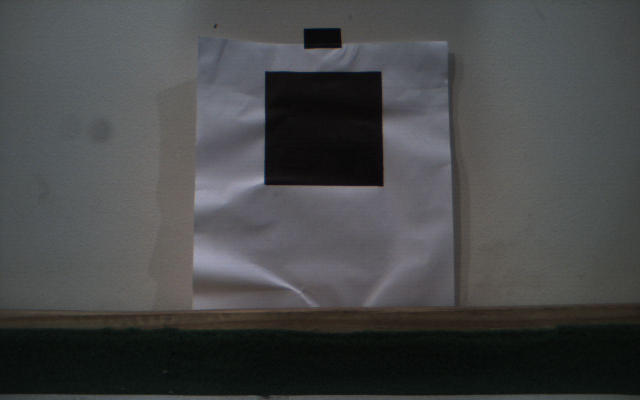
#> input picture assignment6/python/test-images/pic-5.jpg, 1280 x 800 px (shown at 1/2 size)
$ python -i visualservoing.py   (imports and definitions only)   (Python 2 division)
#> lines starting #> are read from the running program, lines starting #| are printed output that depends on the picture; after the words box and inside, x2 and y2 are one past the last pixel; in counts of white or black regions, pixels touching at a corner belong together
import time
import cv2
from Scribbler2 import *
import numpy as np
import math
from matplotlib import pyplot as plt


# returns a contour object and an image with the contour overlaid on it (for debuggint)
# if @debug is True, displays all intermediate images and waits for a key press before returning
def find_black_square(imgPath, debug = False):
    # read grayscale image
#> called with imgPath = 'test-images/pic-5.jpg', debug = False
    origImg = cv2.imread(imgPath)
#> origImg is the input picture: shape (800, 1280, 3); mean B, G, R 72.5, 71.7, 70.6

    gray = cv2.cvtColor(origImg, cv2.COLOR_BGR2GRAY)

    # apply gaussian filter to reduce noise before we do edge detection
    kernel = np.ones((5,5),np.float32)/25
    filtered = cv2.filter2D(gray,-1,kernel)

    # run Canny edge-detection
    edged = cv2.Canny(filtered, 100, 100)
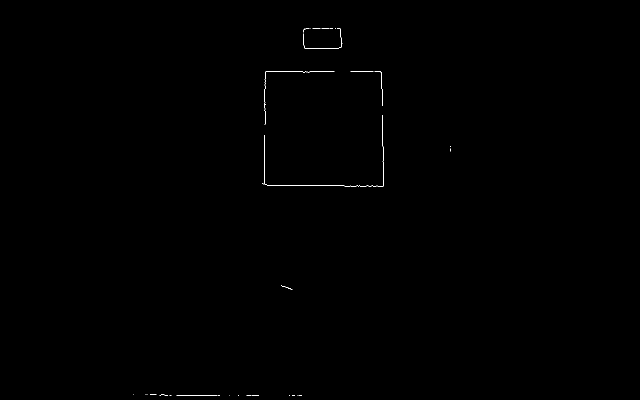
#> edged: shape (800, 1280) (shown at 1/2 size); 0.12% white in thin lines or dots, all inside (x1, y1, x2, y2) = (267, 56, 902, 792)

    # blur the edged image to help merge any lines that don't connect but are very close
    kernel2 = np.ones((2,2),np.float32)/4
    edgedBlurred = cv2.filter2D(edged, -1, kernel2)

    # get contours
    cnts, _ = cv2.findContours(edgedBlurred.copy(), cv2.RETR_TREE, cv2.CHAIN_APPROX_SIMPLE)
#> cnts = 25 contours, 15 with area under 20; largest, box (x1, y1, x2, y2) and area: (525, 230, 769, 375) 562, (528, 142, 670, 251) 276, (606, 56, 687, 99) 174, (353, 790, 441, 793) 96, (749, 143, 767, 213) 92
    # sort contours from largets to smallest
    cnts = sorted(cnts, key = cv2.contourArea, reverse = True)

    # find the largest rectangle in the contours list
    for c in cnts[1:]:
        peri = cv2.arcLength(c, True)
        approx = cv2.approxPolyDP(c, 0.02 * peri, True)

        if len(approx) == 4:
            corners = approx
            break
#> this loop made 1 pass
#> (peri, corners) on pass 1: (510.5, [[669, 142], [531, 143], [529, 250], [533, 144]])

    # draw the original image overlaid with the contour we think is the target black rect
    cntAnnotatedImg = origImg.copy()
    cv2.drawContours(cntAnnotatedImg, [corners], -1, (0,255,0), 3)
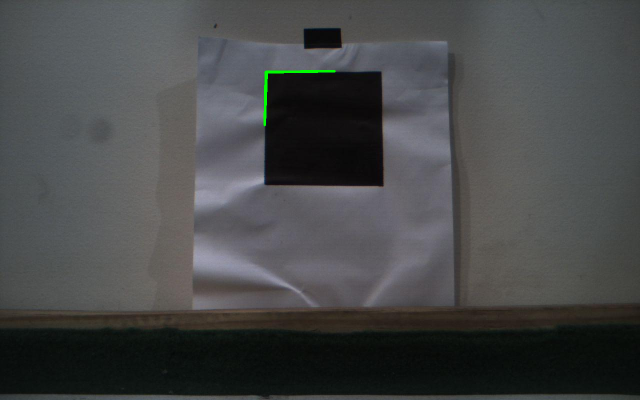
#> cntAnnotatedImg: shape (800, 1280, 3) (shown at 1/2 size); 0.14% of pixels changed, all inside (x1, y1, x2, y2) = (527, 140, 672, 253)

    # sort by ascending x-value
    corners = sorted(corners, key=lambda pt: pt[0][0])
#> corners = [[[529, 250]], [[531, 143]], [[533, 144]], [[669, 142]]]

    # extract left and right sides and sort by ascending y value
    leftPts = sorted(corners[0:2], key=lambda pt: pt[0][1])
#> leftPts = [[[531, 143]], [[529, 250]]]
    # print "leftPts:"
    # print leftPts
    rightPts = sorted(corners[2:4], key=lambda pt: pt[0][1])
#> rightPts = [[[669, 142]], [[533, 144]]]
    # print "rightPts:"
    # print rightPts

    # rearrange in order of increasing quadrant (pretending origin is at the center of the corners)
    corners = np.ndarray(shape=(4,2), dtype=int, order='C')
    corners[0] = rightPts[0]
    corners[1] = leftPts[0]
    corners[2] = leftPts[1]
    corners[3] = rightPts[1]

    # print "corners ordered:"
    # print corners

    square = np.zeros((4,2), np.float32)
    for a in range(len(corners)):
        square[a,1] = corners[a][1]
        square[a,0] = corners[a][0]

    square = square.reshape(-1,2)

    if debug:
        cv2.imshow('original', origImg)
        cv2.imshow('filtered', filtered)
        cv2.imshow('edged', edged)
        cv2.imshow('edgedBlurred', edgedBlurred)
        cv2.imshow('contours', cntAnnotatedImg)

        cv2.waitKey(0)


    # convert from np.array to tuple
    # square = np.array([[pt[0][0], pt[0][1]] for pt in square])

    return square, cntAnnotatedImg


# returns F, R, T given an image of a 4" x 4" black square
# F is a boolean representing found
# R is Z rotation in radians
# T is a 2x1 vector for translation in inches
# X is in the left direction on the square
# Y is in the down direction
# Z is in the direction into the square
# (0, 0, 0) origin (goal) is in the center of the black square
# [57 lines left out: function getRT, not called in this run]


def disttoline(vlinesize):
    linesizeatgoal = 250
    return 12*linesizeatgoal/vlinesize

# [8 lines left out: function thetaofbot, not called in this run]
# [46 lines of commented-out code are left out]
def sgn(num):
    return 1 if num >= 0 else -1


# rotate in place a given number of radians
# [100 lines left out: functions drive_rotate, drive_forward, line_up, takePicture, initScribbler, main, not called in this run]


# [2 lines not run here, left out]

>>> result = find_black_square('test-images/pic-5.jpg')

$ run again, on assignment6/python/test-images/pic-6.jpg
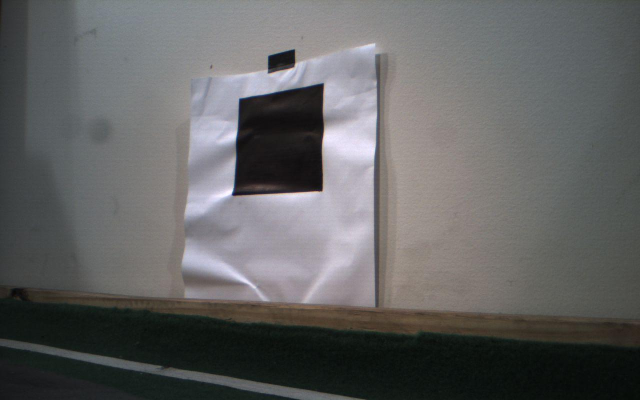
#> input picture assignment6/python/test-images/pic-6.jpg, 1280 x 800 px (shown at 1/2 size)
#> in find_black_square, origImg is the input picture: shape (800, 1280, 3); mean B, G, R 98.1, 98.2, 98.1
#> in find_black_square, `edged = cv2.Canny(filtered, 100, 100)`:
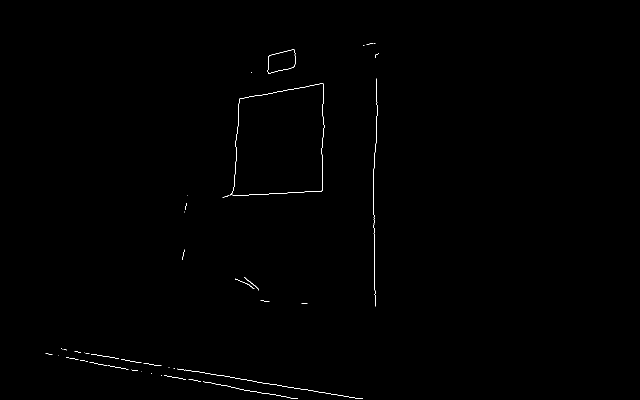
#> edged: shape (800, 1280) (shown at 1/2 size); 0.25% white in thin lines or dots, all inside (x1, y1, x2, y2) = (91, 86, 758, 798)
#> cnts = 40 contours, 21 with area under 20; largest, box (x1, y1, x2, y2) and area: (445, 166, 650, 397) 35666, (464, 168, 649, 392) 34785, (535, 98, 593, 149) 2028, (536, 100, 592, 148) 1808, (746, 157, 756, 614) 510
#> the loop in find_black_square, `for c in cnts[1:]:` made 1 pass
#> (peri, corners) on pass 1: (781.6, [[645, 168], [644, 380], [465, 389], [480, 199]])
#> in find_black_square, `cv2.drawContours(cntAnnotatedImg, [corners], -1, (0,255,0), 3)`:
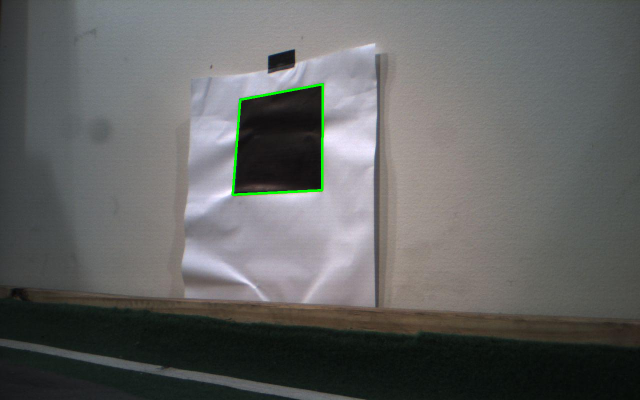
#> cntAnnotatedImg: shape (800, 1280, 3) (shown at 1/2 size); 0.36% of pixels changed, all inside (x1, y1, x2, y2) = (463, 166, 648, 392)
#> in find_black_square, `corners = sorted(corners, key=lambda pt: pt[0][0])`: corners = [[[465, 389]], [[480, 199]], [[644, 380]], [[645, 168]]]
#> leftPts = [[[480, 199]], [[465, 389]]]
#> rightPts = [[[645, 168]], [[644, 380]]]

$ run again, on assignment6/python/test-images/pic-8.jpg
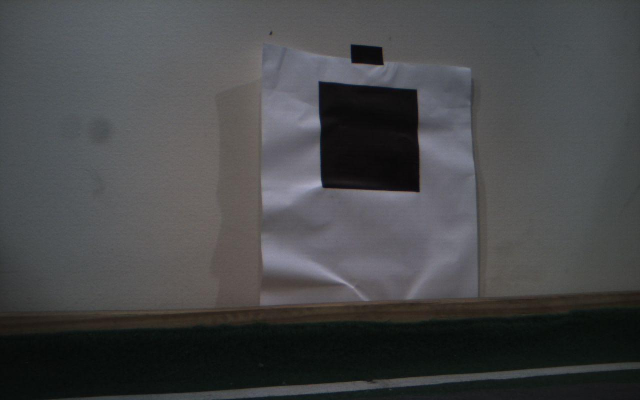
#> input picture assignment6/python/test-images/pic-8.jpg, 1280 x 800 px (shown at 1/2 size)
#> in find_black_square, origImg is the input picture: shape (800, 1280, 3); mean B, G, R 72.8, 71.3, 70.4
#> in find_black_square, `edged = cv2.Canny(filtered, 100, 100)`:
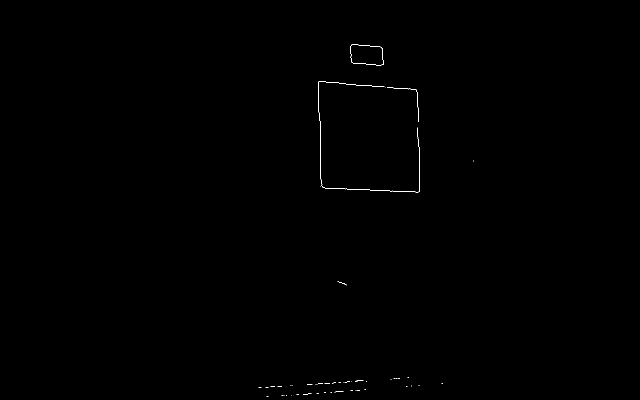
#> edged: shape (800, 1280) (shown at 1/2 size); 0.12% white in thin lines or dots, all inside (x1, y1, x2, y2) = (517, 88, 947, 793)
#> cnts = 44 contours, 37 with area under 20; largest, box (x1, y1, x2, y2) and area: (700, 88, 769, 133) 2450, (701, 90, 768, 132) 2218, (636, 162, 841, 386) 762, (774, 175, 839, 245) 140, (675, 563, 695, 572) 28, (710, 760, 728, 765) 26, (669, 782, 688, 786) 22
#> the loop in find_black_square, `for c in cnts[1:]:` made 1 pass
#> (peri, corners) on pass 1: (201.5, [[702, 92], [760, 94], [766, 128], [706, 126]])
#> in find_black_square, `cv2.drawContours(cntAnnotatedImg, [corners], -1, (0,255,0), 3)`:
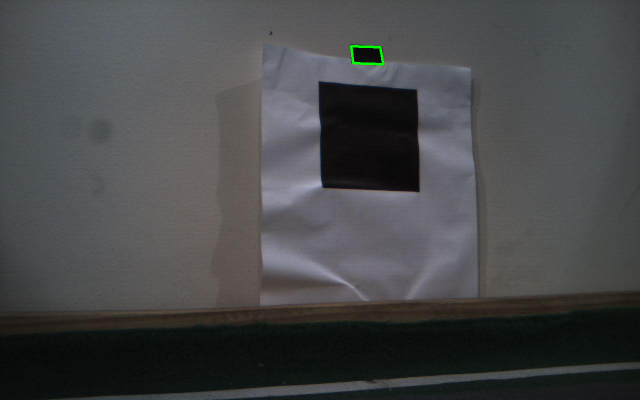
#> cntAnnotatedImg: shape (800, 1280, 3) (shown at 1/2 size); 0.09% of pixels changed, all inside (x1, y1, x2, y2) = (700, 90, 769, 131)
#> in find_black_square, `corners = sorted(corners, key=lambda pt: pt[0][0])`: corners = [[[702, 92]], [[706, 126]], [[760, 94]], [[766, 128]]]
#> leftPts = [[[702, 92]], [[706, 126]]]
#> rightPts = [[[760, 94]], [[766, 128]]]
